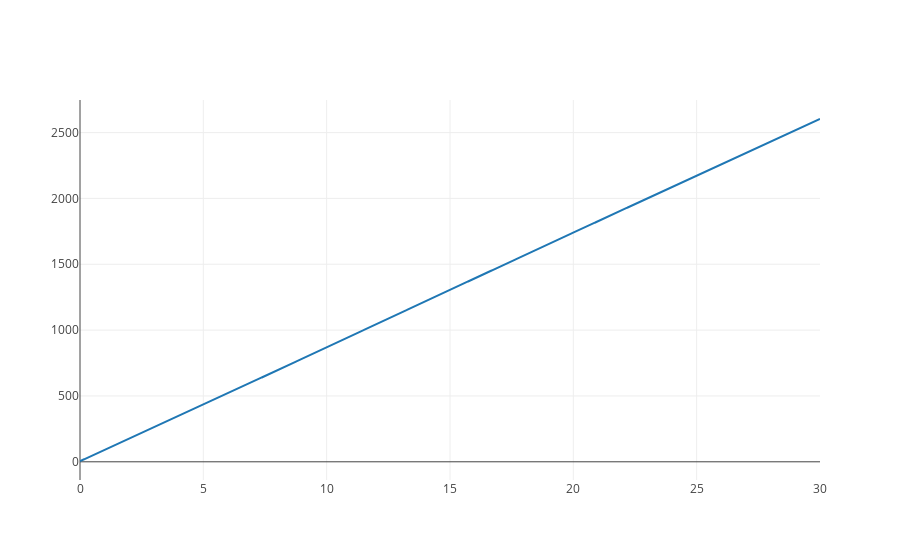

Notebook code for this chart:
### Markdown cell above
## Plot data

### Code cell
import plotly as py
from plotly.graph_objs import Scatter, Layout
from plotly.offline import download_plotlyjs, init_notebook_mode, plot, iplot
init_notebook_mode(connected=True)
import plotly.graph_objs as go
trace = go.Scatter(x=Current_data, y=Field_data, name='Original data')
iplot([trace], filename='test')

### Figure 1 — Plotly figure (JSON) as saved in the notebook; plotly's stock layout.template omitted (floating-point values rounded to 4 significant figures; data arrays with more than 128 entries replaced by an {"elided": "..."} marker saying what was removed)
{"data": [{"name": "Original data", "type": "scatter", "x": {"elided": "1601 str values"}, "y": {"elided": "1601 str values"}}], "layout": {}}
